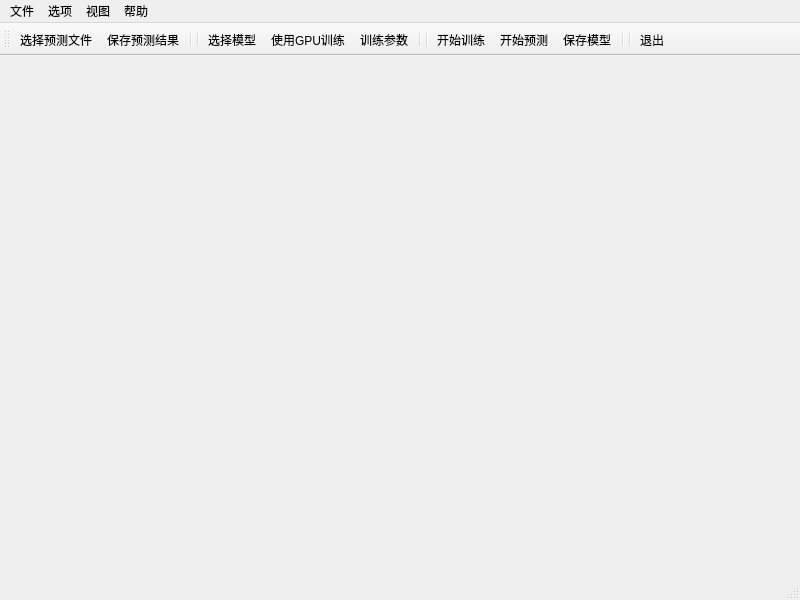
<?xml version="1.0" encoding="UTF-8"?>
<ui version="4.0">
 <class>MainWindow</class>
 <widget class="QMainWindow" name="MainWindow">
  <property name="geometry">
   <rect>
    <x>0</x>
    <y>0</y>
    <width>800</width>
    <height>600</height>
   </rect>
  </property>
  <property name="minimumSize">
   <size>
    <width>800</width>
    <height>600</height>
   </size>
  </property>
  <property name="windowTitle">
   <string>LOB预测系统</string>
  </property>
  <property name="windowIcon">
   <iconset>
    <normaloff>../imgs/logo.png</normaloff>../imgs/logo.png</iconset>
  </property>
  <widget class="QWidget" name="centralwidget">
   <layout class="QVBoxLayout" name="verticalLayout_4"/>
  </widget>
  <widget class="QMenuBar" name="menubar">
   <property name="geometry">
    <rect>
     <x>0</x>
     <y>0</y>
     <width>800</width>
     <height>25</height>
    </rect>
   </property>
   <widget class="QMenu" name="menu_file">
    <property name="title">
     <string>文件</string>
    </property>
    <addaction name="action_train_file"/>
    <addaction name="separator"/>
    <addaction name="action_forecast_file"/>
    <addaction name="separator"/>
    <addaction name="action_save_results"/>
    <addaction name="separator"/>
    <addaction name="action_exit"/>
   </widget>
   <widget class="QMenu" name="menu_option">
    <property name="title">
     <string>选项</string>
    </property>
    <addaction name="action_option_setting"/>
    <addaction name="separator"/>
    <addaction name="action_choose_model"/>
    <addaction name="separator"/>
    <addaction name="action_use_gpu"/>
    <addaction name="separator"/>
    <addaction name="action_train_params"/>
    <addaction name="separator"/>
    <addaction name="action_start_train"/>
    <addaction name="action_start_forecast"/>
    <addaction name="action_save_model"/>
   </widget>
   <widget class="QMenu" name="menu_view">
    <property name="sizePolicy">
     <sizepolicy hsizetype="Expanding" vsizetype="Expanding">
      <horstretch>0</horstretch>
      <verstretch>0</verstretch>
     </sizepolicy>
    </property>
    <property name="title">
     <string>视图</string>
    </property>
   </widget>
   <widget class="QMenu" name="menu_help">
    <property name="title">
     <string>帮助</string>
    </property>
    <addaction name="action_document"/>
    <addaction name="action_about"/>
   </widget>
   <addaction name="menu_file"/>
   <addaction name="menu_option"/>
   <addaction name="menu_view"/>
   <addaction name="menu_help"/>
  </widget>
  <widget class="QStatusBar" name="statusbar"/>
  <widget class="QToolBar" name="toolBar">
   <property name="windowTitle">
    <string>toolBar</string>
   </property>
   <attribute name="toolBarArea">
    <enum>TopToolBarArea</enum>
   </attribute>
   <attribute name="toolBarBreak">
    <bool>false</bool>
   </attribute>
   <addaction name="action_forecast_file"/>
   <addaction name="action_save_results"/>
   <addaction name="separator"/>
   <addaction name="separator"/>
   <addaction name="action_choose_model"/>
   <addaction name="action_use_gpu"/>
   <addaction name="action_train_params"/>
   <addaction name="separator"/>
   <addaction name="separator"/>
   <addaction name="action_start_train"/>
   <addaction name="action_start_forecast"/>
   <addaction name="action_save_model"/>
   <addaction name="separator"/>
   <addaction name="separator"/>
   <addaction name="action_exit"/>
  </widget>
  <action name="action_document">
   <property name="icon">
    <iconset>
     <normaloff>../imgs/document.png</normaloff>../imgs/document.png</iconset>
   </property>
   <property name="text">
    <string>帮助文档</string>
   </property>
  </action>
  <action name="action_about">
   <property name="text">
    <string>关于</string>
   </property>
  </action>
  <action name="action_train_file">
   <property name="icon">
    <iconset>
     <normaloff>../imgs/open_train_file.png.png</normaloff>../imgs/open_train_file.png.png</iconset>
   </property>
   <property name="text">
    <string>选择训练文件</string>
   </property>
  </action>
  <action name="action_forecast_file">
   <property name="icon">
    <iconset>
     <normaloff>../imgs/open_forecast_file.png</normaloff>../imgs/open_forecast_file.png</iconset>
   </property>
   <property name="text">
    <string>选择预测文件</string>
   </property>
  </action>
  <action name="action_save_results">
   <property name="icon">
    <iconset>
     <normaloff>../imgs/save_file.png</normaloff>../imgs/save_file.png</iconset>
   </property>
   <property name="text">
    <string>保存预测结果</string>
   </property>
   <property name="shortcut">
    <string>Ctrl+S</string>
   </property>
  </action>
  <action name="action_exit">
   <property name="icon">
    <iconset>
     <normaloff>../imgs/exit.png</normaloff>../imgs/exit.png</iconset>
   </property>
   <property name="text">
    <string>退出</string>
   </property>
  </action>
  <action name="action_choose_model">
   <property name="icon">
    <iconset>
     <normaloff>../imgs/choose_model.png</normaloff>../imgs/choose_model.png</iconset>
   </property>
   <property name="text">
    <string>选择模型</string>
   </property>
  </action>
  <action name="action_use_gpu">
   <property name="checkable">
    <bool>true</bool>
   </property>
   <property name="icon">
    <iconset>
     <normaloff>../imgs/use_gpu.png</normaloff>../imgs/use_gpu.png</iconset>
   </property>
   <property name="text">
    <string>使用GPU训练</string>
   </property>
  </action>
  <action name="action_train_params">
   <property name="icon">
    <iconset>
     <normaloff>../imgs/train_params.png</normaloff>../imgs/train_params.png</iconset>
   </property>
   <property name="text">
    <string>训练参数</string>
   </property>
  </action>
  <action name="action_option_setting">
   <property name="icon">
    <iconset>
     <normaloff>../imgs/option_setting.bmp</normaloff>../imgs/option_setting.bmp</iconset>
   </property>
   <property name="text">
    <string>选项设置</string>
   </property>
  </action>
  <action name="action_start_train">
   <property name="icon">
    <iconset>
     <normaloff>../imgs/start_train.png</normaloff>../imgs/start_train.png</iconset>
   </property>
   <property name="text">
    <string>开始训练</string>
   </property>
  </action>
  <action name="action_start_forecast">
   <property name="icon">
    <iconset>
     <normaloff>../imgs/logo.png</normaloff>../imgs/logo.png</iconset>
   </property>
   <property name="text">
    <string>开始预测</string>
   </property>
  </action>
  <action name="action_save_model">
   <property name="icon">
    <iconset>
     <normaloff>../imgs/save_model.png</normaloff>../imgs/save_model.png</iconset>
   </property>
   <property name="text">
    <string>保存模型</string>
   </property>
   <property name="shortcut">
    <string>Ctrl+Shift+S</string>
   </property>
  </action>
 </widget>
 <resources/>
 <connections/>
</ui>
